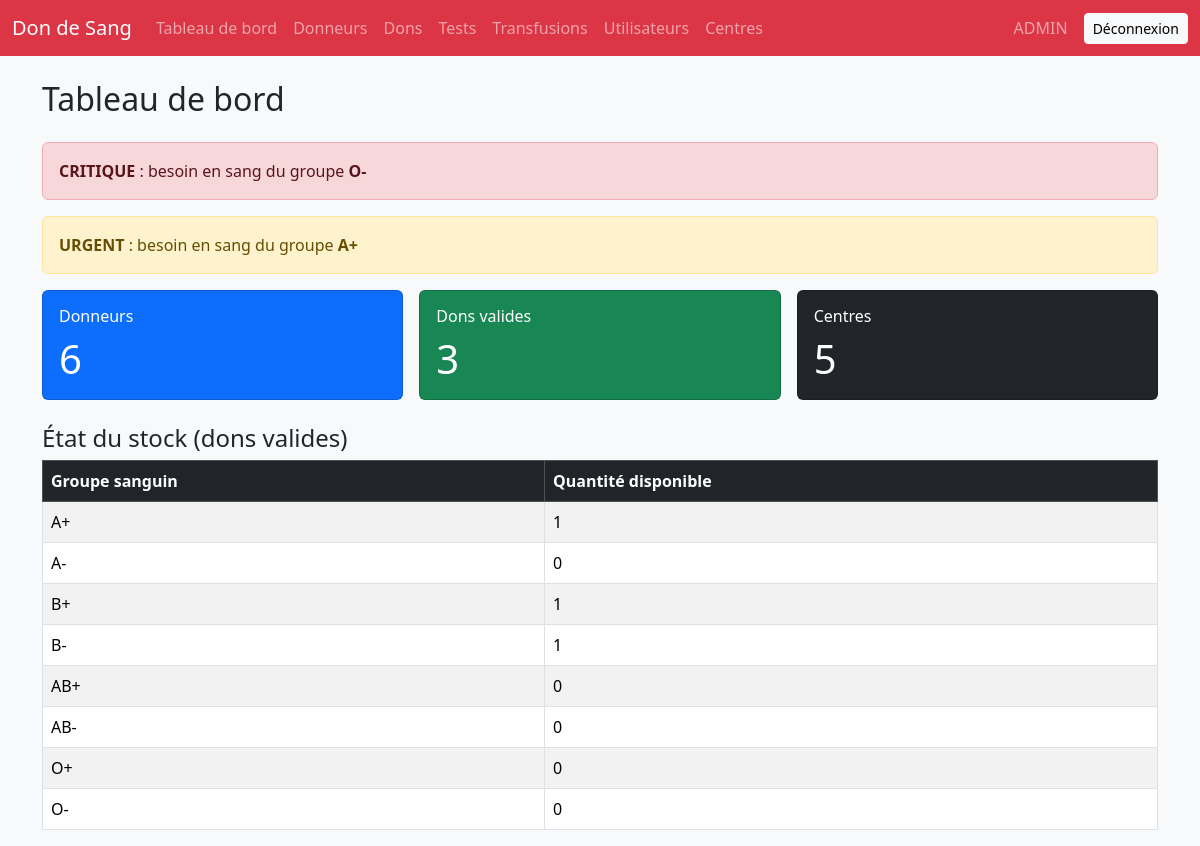
Screenshot of /index.php (signed in) with the database file from the repository.
### tables this page shows
CREATE TABLE `besoins` (
  `id_besoin` int(11) NOT NULL AUTO_INCREMENT,
  `groupe_sanguin` enum('A+','A-','B+','B-','AB+','AB-','O+','O-') NOT NULL,
  `niveau_alerte` enum('URGENT','CRITIQUE','NORMAL') NOT NULL DEFAULT 'NORMAL',
  PRIMARY KEY (`id_besoin`)
);

### index.php (the view)
<?php
require 'header.php';
$nb_donneurs = (int)$pdo->query("SELECT COUNT(*) FROM donneurs")->fetchColumn();
$nb_dons_valides = (int)$pdo->query("SELECT COUNT(*) FROM dons WHERE statut = 'VALIDE'")->fetchColumn();
$nb_centres = (int)$pdo->query("SELECT COUNT(*) FROM centres_collecte")->fetchColumn();
$groupes = ['A+', 'A-', 'B+', 'B-', 'AB+', 'AB-', 'O+', 'O-'];
$stock = array_fill_keys($groupes, 0);
$rows = $pdo->query("
    SELECT dn.groupe_sanguin, COUNT(*) AS total
    FROM dons d
    JOIN donneurs dn ON d.id_donneur = dn.id_donneur
    WHERE d.statut = 'VALIDE'
    GROUP BY dn.groupe_sanguin
")->fetchAll(PDO::FETCH_ASSOC);
foreach ($rows as $r) {
    $stock[$r['groupe_sanguin']] = (int)$r['total'];
}
$alertes = $pdo->query("
    SELECT groupe_sanguin, niveau_alerte
    FROM besoins
    WHERE niveau_alerte IN ('URGENT', 'CRITIQUE')
    ORDER BY niveau_alerte DESC
")->fetchAll(PDO::FETCH_ASSOC);
?>
<h2 class="mb-4">Tableau de bord</h2>
<?php foreach ($alertes as $a): ?>
    <div class="alert <?= $a['niveau_alerte'] === 'CRITIQUE' ? 'alert-danger' : 'alert-warning' ?>">
        <strong><?= htmlspecialchars($a['niveau_alerte']) ?></strong> :
        besoin en sang du groupe <strong><?= htmlspecialchars($a['groupe_sanguin']) ?></strong>
    </div>
<?php endforeach; ?>
<div class="row g-3 mb-4">
    <div class="col-md-4">
        <div class="card text-bg-primary">
            <div class="card-body">
                <h6 class="card-title">Donneurs</h6>
                <p class="display-6 mb-0"><?= $nb_donneurs ?></p>
            </div>
        </div>
    </div>
    <div class="col-md-4">
        <div class="card text-bg-success">
            <div class="card-body">
                <h6 class="card-title">Dons valides</h6>
                <p class="display-6 mb-0"><?= $nb_dons_valides ?></p>
            </div>
        </div>
    </div>
    <div class="col-md-4">
        <div class="card text-bg-dark">
            <div class="card-body">
                <h6 class="card-title">Centres</h6>
                <p class="display-6 mb-0"><?= $nb_centres ?></p>
            </div>
        </div>
    </div>
</div>
<h4>État du stock (dons valides)</h4>
<div class="table-responsive">
    <table class="table table-striped table-bordered">
        <thead class="table-dark">
            <tr>
                <th>Groupe sanguin</th>
                <th>Quantité disponible</th>
            </tr>
        </thead>
        <tbody>
            <?php foreach ($stock as $groupe => $qte): ?>
                <tr>
                    <td><?= htmlspecialchars($groupe) ?></td>
                    <td><?= $qte ?></td>
                </tr>
            <?php endforeach; ?>
        </tbody>
    </table>
</div>
<?php require 'footer.php'; ?>

### rows the page displays
besoins: niveau_alerte "CRITIQUE", groupe_sanguin "O-"
besoins: niveau_alerte "URGENT", groupe_sanguin "A+"

### other values shown
$role "ADMIN"
$nb_donneurs "6"
$nb_dons_valides "3"
$nb_centres "5"
$groupe "A+"
$qte "1"
$groupe "A-"
$qte "0"
$groupe "B+"
$groupe "B-"
$groupe "AB+"
$groupe "AB-"
$groupe "O+"
$groupe "O-"
